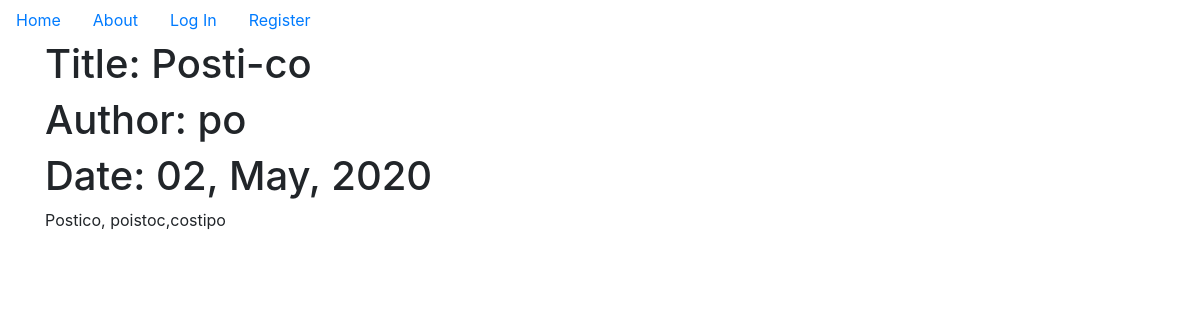
Page /6 on the committed database.
### puppycompanyblog/models.py (models this page shows, shortened)
class BlogPost(db.Model, UserMixin):
    id = db.Column(db.Integer, primary_key=True)
    users = db.relationship(User)
    user_id = db.Column(db.Integer, db.ForeignKey('users.id'), nullable=False)
    date = db.Column(db.DateTime, nullable=False, default=datetime.utcnow)
    title = db.Column(db.String(140), nullable=False)
    text = db.Column(db.Text, nullable=False)

class User(db.Model, UserMixin):
    __tablename__ = 'users'
    id = db.Column(db.Integer, primary_key=True)
    profile_image = db.Column(db.String(64),nullable = False, default = 'default_profile.png')
    email = db.Column(db.String(64), unique = True, index = True)
    username = db.Column(db.String(64), unique = True, index = True)
    password_hash = db.Column(db.String(128))
    posts = db.relationship('BlogPost', backref='author', lazy=True)

### puppycompanyblog/users/views.py (the view)
@users.route('/<username>')
def user_posts(username):
    page = request.args.get('page', 1, type=int)
    user = User.query.filter_by(username=username).first_or_404()
    blog_posts = BlogPost.query.filter_by(author=user).order_by(BlogPost.date.desc().paginate(page=page, per_page=5))
    return render_template('user_blog_posts.html', blogposts=blogposts, user=user)

### puppycompanyblog/blog_posts/views.py (called while the page is built)
@blog_posts.route('/<int:blog_post_id>')
def blog_post(blog_post_id):
    blog_post = BlogPost.query.get_or_404(blog_post_id)
    return render_template('blog_post.html', blog_post=blog_post)

### puppycompanyblog/templates/blog_post.html (shortened to what this page needs)
{% extends "base.html" %}
{% block content %}
<div class="container">
  <div class="row">
    <h1>Title: {{ blog_post.title }}</h1>
  </div>
  <div class="row">
    <h1>Author: {{ blog_post.author.username }}</h1>
  </div>
  <div class="row">
    <h1>Date: {{ blog_post.date.strftime('%d, %B, %Y') }}</h1>
  </div>
  <div class="row">
    <p>{{ blog_post.text }}</p>
  </div>
</div>
{% endblock %}

### rows in the picture
BlogPost: title "Posti-co", date "02, May, 2020", text "Postico, poistoc,costipo"
User: author.username "po"
